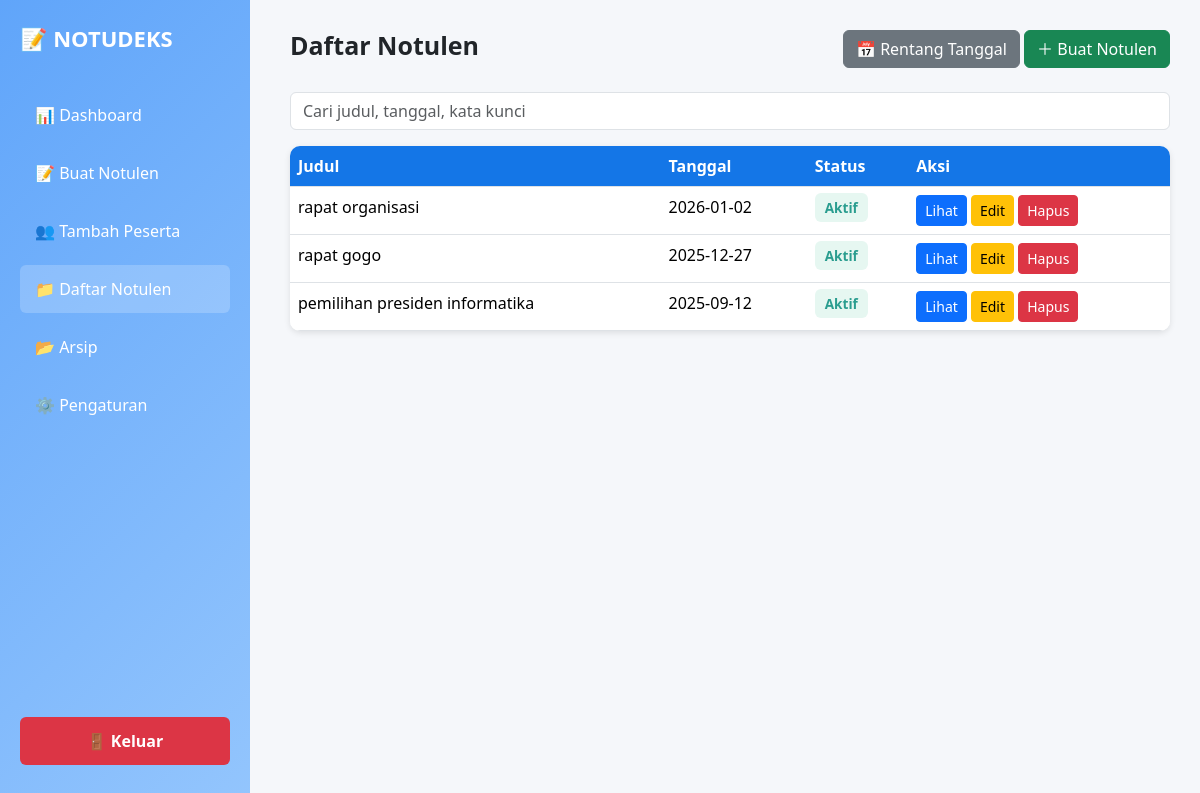
The app's page /daftar-notulen.php with its own data.
### tables this page shows
CREATE TABLE `isi_notulen` (
  `id` int NOT NULL,
  `judul` varchar(255) DEFAULT NULL COMMENT 'judul notulen',
  `tanggal` date DEFAULT NULL COMMENT 'tanggal notulen dibuat',
  `waktu` time NOT NULL,
  `isi` text COMMENT 'isi notulen lengkap',
  `lampiran` varchar(255) NOT NULL,
  `status` enum('draft','aktif','diarsipkan') NOT NULL COMMENT 'simpan status notulen'
);

### daftar-notulen.php (the view, shortened to what this page needs)
<?php
include 'koneksi.php';
$data = mysqli_query($koneksi,
    "SELECT * FROM isi_notulen WHERE status='aktif' ORDER BY id DESC"
);
?>
<!DOCTYPE html>
<html lang="id">
<head>
  <link href="bootstrap/css/bootstrap.min.css" rel="stylesheet">
</head>
<body>
</head>
<body>
<div class="sidebar">
  <h2>📝 NOTUDEKS</h2>
  <a href="dashboard_admin.php">📊 Dashboard</a>
  <a href="buat-notulen.php">📝 Buat Notulen</a>
  <a href="tambah_peserta.php">👥 Tambah Peserta</a>
  <a href="daftar-notulen.php" style="background:rgba(255,255,255,0.2);">📁 Daftar Notulen</a>
  <a href="arsip.php">📂 Arsip</a>
  <a href="pengaturan.php">⚙️ Pengaturan</a>
  <a class="logout-btn" onclick="logout()">🚪 Keluar</a>
</div>
<main class="main-content">
  <div class="d-flex justify-content-between align-items-center mb-4">
    <h1>Daftar Notulen</h1>
    <div>
      <button class="btn btn-secondary">📅 Rentang Tanggal</button>
      <a href="buat-notulen.php" class="btn btn-success">＋ Buat Notulen</a>
    </div>
  </div>
  <input type="text" class="form-control mb-3" placeholder="Cari judul, tanggal, kata kunci">
  <table class="table notulen-table">
    <thead>
      <tr>
        <th>Judul</th>
        <th>Tanggal</th>
        <th>Status</th>
        <th>Aksi</th>
      </tr>
    </thead>
    <tbody>
    <?php
      if (mysqli_num_rows($data) > 0) {
        while ($row = mysqli_fetch_assoc($data)) {
          $statusClass = ($row['status'] ?? 'aktif') == 'aktif' ? "aktif" : "diarsipkan";
    ?>
      <tr>
        <td><?= htmlspecialchars($row['judul']); ?></td>
        <td><?= $row['tanggal']; ?></td>
        <td>
          <span class="status <?= $statusClass ?>">
            <?= ucfirst($statusClass); ?>
          </span>
        </td>
        <td>
          <a href="detailnotulen.php?id=<?= $row['id']; ?>" class="btn btn-sm btn-primary">Lihat</a>
          <a href="edit-notulen.php?id=<?= $row['id']; ?>" class="btn btn-sm btn-warning">Edit</a>
          <button onclick="konfirmasiHapus(<?= $row['id']; ?>)" class="btn btn-sm btn-danger">
            Hapus
          </button>
        </td>
      </tr>
    <?php
        }
      } else {
    ?>
      <tr>
        <td colspan="4" class="text-center py-4 text-muted">Belum ada notulen.</td>
      </tr>
    <?php } ?>
    </tbody>
  </table>
</main>
</body>
</html>

### daftar-notulen.php (style rules this page uses)
body { background-color: #f5f7fa; font-family: "Segoe UI", sans-serif; }
.sidebar { width: 250px; height: 100vh; background: linear-gradient(135deg, #60a5fa, #93c5fd); color: #fff; position: fixed; padding: 25px 20px; display: flex; flex-direction: column; }
.sidebar h2 { font-size: 22px; font-weight: bold; margin-bottom: 40px; }
.sidebar a { display: block; text-decoration: none; padding: 12px 15px; color: white; border-radius: 6px; margin-bottom: 10px; font-size: 16px; transition: 0.2s; }
.logout-btn { margin-top: auto; background-color: #dc3545; padding: 12px; border-radius: 8px; cursor: pointer; text-align: center; font-weight: bold; }
.main-content h1 { font-size: 25px !important; font-weight: 700; }
.main-content { margin-left: 260px; padding: 30px; }
.notulen-table { background: white; border-radius: 10px; overflow: hidden; box-shadow: 0 2px 6px rgba(0,0,0,0.1); }
.notulen-table th { background: #1476e7; color: white; }
.status { padding: 5px 10px; border-radius: 6px; font-weight: bold; font-size: 0.85rem; }
.status.aktif { background:#e6f7f1; color:#2a9d8f; }

### records on screen
isi_notulen: judul "rapat organisasi", tanggal "2026-01-02", status "Aktif"
isi_notulen: judul "rapat gogo", tanggal "2025-12-27", status "Aktif"
isi_notulen: judul "pemilihan presiden informatika", tanggal "2025-09-12", status "Aktif"
